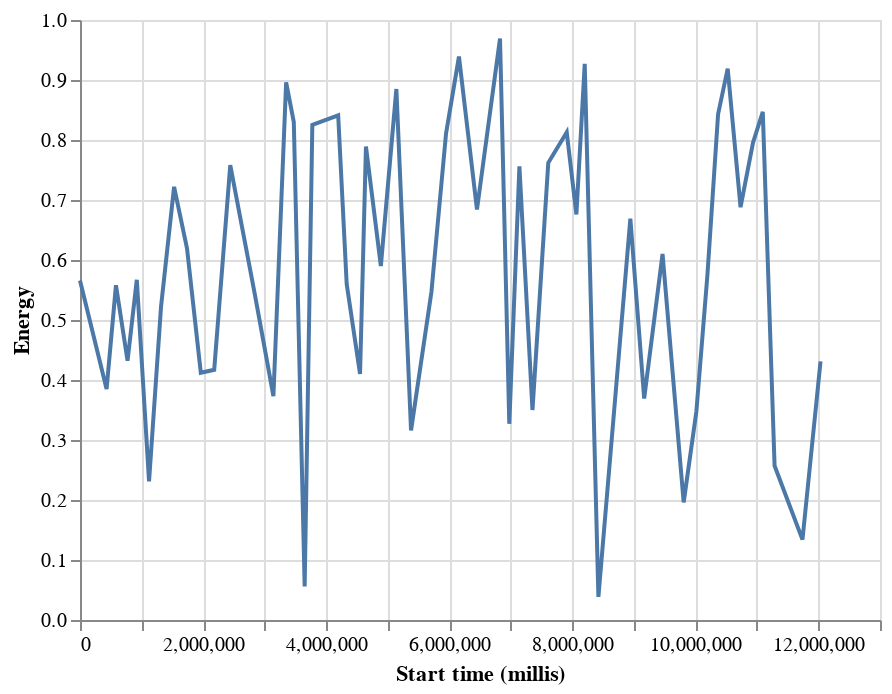

Notebook code for this chart:
### Code cell
alt.Chart(alt.Data(values=playlist.to_json(True))).mark_line().encode(
    alt.X('start_time_ms:Q', title='Start time (millis)'),
    alt.Y('valence:Q', title='Energy')
)

### Figure 1 — Vega-Lite specification as saved in the notebook (floating-point values rounded to 4 significant figures)
{"config": {"view": {"continuousWidth": 400, "continuousHeight": 300}}, "data": {"values": [{"track_id": "29Bx7ullHh1OeH0lpNS0X7", "name": "Mango Drive", "duration_ms": 432066, "explicit": false, "popularity": 38, "album": "Rhythm & Sound", "artists": "Rhythm & Sound", "key": 6, "key_str": "F♯", "mode": 0, "mode_str": "major", "tempo": 125.7, "time_signature": 4, "acousticness": 0.0321, "danceability": 0.897, "energy": 0.308, "instrumentalness": 0.91, "liveness": 0.132, "loudness": -14.42, "speechiness": 0.105, "valence": 0.566, "date": "2021-03-04", "year": 2021, "month": 3, "day": 4, "start_time_ms": 0}, {"track_id": "3xSF0xnqQiXGjQRxDj1dZ5", "name": "In The Wilderness", "duration_ms": 152386, "explicit": false, "popularity": 4, "album": "The Secret Migration", "artists": "Mercury Rev", "key": 11, "key_str": "B", "mode": 1, "mode_str": "minor", "tempo": 144.0, "time_signature": 4, "acousticness": 0.0146, "danceability": 0.326, "energy": 0.854, "instrumentalness": 1.86e-05, "liveness": 0.06, "loudness": -4.454, "speechiness": 0.0571, "valence": 0.385, "date": "2021-03-04", "year": 2021, "month": 3, "day": 4, "start_time_ms": 432066}, {"track_id": "0HsGh7cboYz6cVMIyFrQ8j", "name": "Devil Like Me", "duration_ms": 188280, "explicit": true, "popularity": 65, "album": "Seven + Mary", "artists": "Rainbow Kitten Surprise", "key": 2, "key_str": "D", "mode": 1, "mode_str": "minor", "tempo": 123.1, "time_signature": 4, "acousticness": 0.758, "danceability": 0.679, "energy": 0.63, "instrumentalness": 7.06e-05, "liveness": 0.111, "loudness": -6.83, "speechiness": 0.158, "valence": 0.558, "date": "2021-03-04", "year": 2021, "month": 3, "day": 4, "start_time_ms": 584452}, {"track_id": "0P969nMj5o1TQCdgBmSRNH", "name": "The Polaroid Doll", "duration_ms": 150400, "explicit": false, "popularity": 5, "album": "Jesus Urge Superstar", "artists": "Urge Overkill", "key": 9, "key_str": "A", "mode": 1, "mode_str": "minor", "tempo": 149.3, "time_signature": 4, "acousticness": 4.17e-06, "danceability": 0.298, "energy": 0.702, "instrumentalness": 0.75, "liveness": 0.0736, "loudness": -14.26, "speechiness": 0.0519, "valence": 0.432, "date": "2021-03-04", "year": 2021, "month": 3, "day": 4, "start_time_ms": 772732}, {"track_id": "3cMliO9emUSa4d1Ap2MbfW", "name": "Volcano Girls", "duration_ms": 198933, "explicit": false, "popularity": 54, "album": "Eight Arms To Hold You", "artists": "Veruca Salt", "key": 4, "key_str": "E", "mode": 1, "mode_str": "minor", "tempo": 131.5, "time_signature": 4, "acousticness": 0.000789, "danceability": 0.543, "energy": 0.961, "instrumentalness": 1.29e-06, "liveness": 0.431, "loudness": -2.749, "speechiness": 0.0373, "valence": 0.567, "date": "2021-03-04", "year": 2021, "month": 3, "day": 4, "start_time_ms": 923132}, {"track_id": "0oJLp7d7nczWx96RGEYx0O", "name": "All Potential Terrorists", "duration_ms": 194626, "explicit": false, "popularity": 2, "album": "Planet Punk", "artists": "Rubella Ballet", "key": 9, "key_str": "A", "mode": 0, "mode_str": "major", "tempo": 150.0, "time_signature": 4, "acousticness": 4.11e-05, "danceability": 0.446, "energy": 0.99, "instrumentalness": 0.00299, "liveness": 0.371, "loudness": -6.779, "speechiness": 0.212, "valence": 0.231, "date": "2021-03-04", "year": 2021, "month": 3, "day": 4, "start_time_ms": 1122065}, {"track_id": "5a1xOAkydEy3Ar4R5Z9oDr", "name": "Ball of Confusion - Single Edit", "duration_ms": 212400, "explicit": false, "popularity": 39, "album": "Sorted! The Best Of", "artists": "Love and Rockets", "key": 10, "key_str": "B♭", "mode": 0, "mode_str": "major", "tempo": 93.75, "time_signature": 4, "acousticness": 5.16e-05, "danceability": 0.625, "energy": 0.487, "instrumentalness": 0.000197, "liveness": 0.0731, "loudness": -10.29, "speechiness": 0.0635, "valence": 0.522, "date": "2021-03-04", "year": 2021, "month": 3, "day": 4, "start_time_ms": 1316691}, {"track_id": "3G2kfkMzZ9AQdr2zhzi7wd", "name": "Roman Litter - Remastered", "duration_ms": 210186, "explicit": false, "popularity": 15, "album": "The Strange Idols Pattern and Other Short Stories (Remastered Edition)", "artists": "Felt", "key": 2, "key_str": "D", "mode": 1, "mode_str": "minor", "tempo": 140.2, "time_signature": 4, "acousticness": 1.93e-05, "danceability": 0.445, "energy": 0.813, "instrumentalness": 0.224, "liveness": 0.0863, "loudness": -6.062, "speechiness": 0.0398, "valence": 0.722, "date": "2021-03-04", "year": 2021, "month": 3, "day": 4, "start_time_ms": 1529091}, {"track_id": "3FmzTH1fzxRwXUH0ecZPk3", "name": "Happy With Myself", "duration_ms": 223893, "explicit": false, "popularity": 5, "album": "Eve", "artists": "Over The Rhine", "key": 2, "key_str": "D", "mode": 1, "mode_str": "minor", "tempo": 119.0, "time_signature": 4, "acousticness": 0.0276, "danceability": 0.643, "energy": 0.706, "instrumentalness": 1.79e-06, "liveness": 0.174, "loudness": -8.372, "speechiness": 0.0306, "valence": 0.619, "date": "2021-03-04", "year": 2021, "month": 3, "day": 4, "start_time_ms": 1739277}, {"track_id": "3AHqaOkEFKZ6zEHdiplIv7", "name": "Tokyo Drifting (with Denzel Curry)", "duration_ms": 217693, "explicit": true, "popularity": 66, "album": "Tokyo Drifting", "artists": "Glass Animals, Denzel Curry", "key": 8, "key_str": "A♭", "mode": 0, "mode_str": "major", "tempo": 128.9, "time_signature": 4, "acousticness": 0.0816, "danceability": 0.708, "energy": 0.496, "instrumentalness": 0.000109, "liveness": 0.102, "loudness": -8.175, "speechiness": 0.0496, "valence": 0.412, "date": "2021-03-04", "year": 2021, "month": 3, "day": 4, "start_time_ms": 1963170}, {"track_id": "0KksQWmrn0Ioeqv6fGDrVO", "name": "Court Is Now In Session", "duration_ms": 260839, "explicit": true, "popularity": 10, "album": "WIld Pitch Classics", "artists": "Chill Rob G.", "key": 1, "key_str": "C♯", "mode": 0, "mode_str": "major", "tempo": 100.2, "time_signature": 4, "acousticness": 0.222, "danceability": 0.865, "energy": 0.748, "instrumentalness": 0.0, "liveness": 0.0721, "loudness": -9.468, "speechiness": 0.279, "valence": 0.417, "date": "2021-03-04", "year": 2021, "month": 3, "day": 4, "start_time_ms": 2180863}, {"track_id": "1FAmHHnug3QVoSZ6s2D6jL", "name": "Congoman", "duration_ms": 398720, "explicit": false, "popularity": 32, "album": "Heart Of The Congos (40th Anniversary Edition)", "artists": "The Congos", "key": 1, "key_str": "C♯", "mode": 0, "mode_str": "major", "tempo": 196.0, "time_signature": 4, "acousticness": 0.198, "danceability": 0.476, "energy": 0.875, "instrumentalness": 0.339, "liveness": 0.179, "loudness": -6.903, "speechiness": 0.0562, "valence": 0.758, "date": "2021-03-04", "year": 2021, "month": 3, "day": 4, "start_time_ms": 2441702}, {"track_id": "2VGLPicLO7tN5laJ5OGAN7", "name": "Yesew Neger (Amazed By Humanity)", "duration_ms": 302342, "explicit": false, "popularity": 4, "album": "Che Belew (March Forward)", "artists": "Ayalew Mesfin", "key": 1, "key_str": "C♯", "mode": 0, "mode_str": "major", "tempo": 107.9, "time_signature": 3, "acousticness": 0.769, "danceability": 0.491, "energy": 0.313, "instrumentalness": 0.00259, "liveness": 0.15, "loudness": -9.64, "speechiness": 0.0298, "valence": 0.543, "date": "2021-03-04", "year": 2021, "month": 3, "day": 4, "start_time_ms": 2840422}, {"track_id": "6NjhuVXxEjSsJRqKhVEdFv", "name": "Driftin' Blues", "duration_ms": 206933, "explicit": false, "popularity": 30, "album": "The Anthology", "artists": "Bobby \"Blue\" Bland", "key": 7, "key_str": "G", "mode": 1, "mode_str": "minor", "tempo": 171.9, "time_signature": 3, "acousticness": 0.699, "danceability": 0.437, "energy": 0.455, "instrumentalness": 1.16e-06, "liveness": 0.23, "loudness": -7.054, "speechiness": 0.0514, "valence": 0.373, "date": "2021-03-04", "year": 2021, "month": 3, "day": 4, "start_time_ms": 3142764}, {"track_id": "1SlkhRMOEJp97Ho0BaIOkj", "name": "Ace of Aces", "duration_ms": 124565, "explicit": false, "popularity": 50, "album": "The Fearless Flyers", "artists": "The Fearless Flyers", "key": 6, "key_str": "F♯", "mode": 0, "mode_str": "major", "tempo": 105.6, "time_signature": 4, "acousticness": 0.0426, "danceability": 0.721, "energy": 0.848, "instrumentalness": 0.95, "liveness": 0.15, "loudness": -9.67, "speechiness": 0.0648, "valence": 0.896, "date": "2021-03-04", "year": 2021, "month": 3, "day": 4, "start_time_ms": 3349697}, {"track_id": "2P0l7LJFyAiSjhbRPUKqxN", "name": "No Turning Back", "duration_ms": 176546, "explicit": false, "popularity": 0, "album": "No Turning Back", "artists": "Shox", "key": 0, "key_str": "C", "mode": 1, "mode_str": "minor", "tempo": 170.3, "time_signature": 4, "acousticness": 0.0952, "danceability": 0.478, "energy": 0.949, "instrumentalness": 0.00136, "liveness": 0.14, "loudness": -6.423, "speechiness": 0.0317, "valence": 0.83, "date": "2021-03-04", "year": 2021, "month": 3, "day": 4, "start_time_ms": 3474262}, {"track_id": "5m5nCBdf8ooJh1YfCf1bGY", "name": "Act Three - Aftermath - II. The Goddess", "duration_ms": 124666, "explicit": false, "popularity": 0, "album": "Trinity - Seas Seize Sees", "artists": "Sigmund Snopek III", "key": 4, "key_str": "E", "mode": 1, "mode_str": "minor", "tempo": 113.6, "time_signature": 1, "acousticness": 0.961, "danceability": 0.381, "energy": 0.193, "instrumentalness": 0.0815, "liveness": 0.123, "loudness": -15.31, "speechiness": 0.0371, "valence": 0.0558, "date": "2021-03-04", "year": 2021, "month": 3, "day": 4, "start_time_ms": 3650808}, {"track_id": "1WNP9wJMUxi2kmWKpyDwsP", "name": "Rowing 12\" Version", "duration_ms": 419986, "explicit": false, "popularity": 33, "album": "Decibel", "artists": "Dennis Bovell", "key": 4, "key_str": "E", "mode": 0, "mode_str": "major", "tempo": 119.7, "time_signature": 4, "acousticness": 0.246, "danceability": 0.913, "energy": 0.489, "instrumentalness": 0.688, "liveness": 0.111, "loudness": -8.781, "speechiness": 0.303, "valence": 0.825, "date": "2021-03-04", "year": 2021, "month": 3, "day": 4, "start_time_ms": 3775474}, {"track_id": "5dI7YJbfDYcKJ35l7DFjkq", "name": "I'm in a Dancing Mood", "duration_ms": 138373, "explicit": false, "popularity": 37, "album": "Better Must Come / Greatest Hits... Plus", "artists": "Delroy Wilson", "key": 1, "key_str": "C♯", "mode": 1, "mode_str": "minor", "tempo": 90.32, "time_signature": 4, "acousticness": 0.118, "danceability": 0.869, "energy": 0.654, "instrumentalness": 0.000625, "liveness": 0.121, "loudness": -7.999, "speechiness": 0.205, "valence": 0.841, "date": "2021-03-04", "year": 2021, "month": 3, "day": 4, "start_time_ms": 4195460}, {"track_id": "4kduR90MGqN5wKSZcnPG9w", "name": "Kitchen Sink", "duration_ms": 216875, "explicit": false, "popularity": 35, "album": "Kitchen Sink", "artists": "Nadine Shah", "key": 9, "key_str": "A", "mode": 0, "mode_str": "major", "tempo": 96.06, "time_signature": 4, "acousticness": 0.448, "danceability": 0.855, "energy": 0.501, "instrumentalness": 0.039, "liveness": 0.0804, "loudness": -8.614, "speechiness": 0.0489, "valence": 0.56, "date": "2021-03-04", "year": 2021, "month": 3, "day": 4, "start_time_ms": 4333833}, {"track_id": "4DHzUFdHMJRouGGJ4XqrKQ", "name": "Planes, Boats and Trains", "duration_ms": 95972, "explicit": false, "popularity": 43, "album": "Bruton BRH6: Voices in Harmony", "artists": "Andrew Jackman", "key": 11, "key_str": "B", "mode": 0, "mode_str": "major", "tempo": 103.0, "time_signature": 4, "acousticness": 0.454, "danceability": 0.677, "energy": 0.611, "instrumentalness": 0.907, "liveness": 0.163, "loudness": -9.9, "speechiness": 0.033, "valence": 0.41, "date": "2021-03-04", "year": 2021, "month": 3, "day": 4, "start_time_ms": 4550708}, {"track_id": "2ydBZKZD2nr7XTd64E2AVg", "name": "Lady Love", "duration_ms": 242386, "explicit": false, "popularity": 50, "album": "When You Hear Lou, You've Heard It All", "artists": "Lou Rawls", "key": 0, "key_str": "C", "mode": 1, "mode_str": "minor", "tempo": 90.33, "time_signature": 4, "acousticness": 0.372, "danceability": 0.657, "energy": 0.673, "instrumentalness": 0.000991, "liveness": 0.049, "loudness": -7.685, "speechiness": 0.0573, "valence": 0.789, "date": "2021-03-04", "year": 2021, "month": 3, "day": 4, "start_time_ms": 4646680}, {"track_id": "6kahhh9MquMeLbVKBxh58K", "name": "Inner City Blues", "duration_ms": 251826, "explicit": false, "popularity": 43, "album": "Sly-Go-Ville", "artists": "Sly Dunbar", "key": 1, "key_str": "C♯", "mode": 1, "mode_str": "minor", "tempo": 87.39, "time_signature": 4, "acousticness": 0.158, "danceability": 0.72, "energy": 0.478, "instrumentalness": 0.0561, "liveness": 0.127, "loudness": -9.909, "speechiness": 0.11, "valence": 0.59, "date": "2021-03-04", "year": 2021, "month": 3, "day": 4, "start_time_ms": 4889066}, {"track_id": "2tlQN0gUJz6tW7bPunEaid", "name": "I Heard It Through The Grapevine", "duration_ms": 238720, "explicit": false, "popularity": 52, "album": "Cut (Deluxe Edition)", "artists": "The Slits", "key": 11, "key_str": "B", "mode": 0, "mode_str": "major", "tempo": 129.9, "time_signature": 4, "acousticness": 0.000486, "danceability": 0.714, "energy": 0.665, "instrumentalness": 0.539, "liveness": 0.0728, "loudness": -8.213, "speechiness": 0.198, "valence": 0.885, "date": "2021-03-04", "year": 2021, "month": 3, "day": 4, "start_time_ms": 5140892}, {"track_id": "4uqJlHSyfbPXbE1TiqUWCC", "name": "Rockist Part 4", "duration_ms": 331466, "explicit": false, "popularity": 1, "album": "Sea From Shore (Expanded Edition)", "artists": "School Of Language", "key": 0, "key_str": "C", "mode": 1, "mode_str": "minor", "tempo": 92.54, "time_signature": 3, "acousticness": 0.00337, "danceability": 0.522, "energy": 0.629, "instrumentalness": 0.00784, "liveness": 0.227, "loudness": -7.678, "speechiness": 0.0303, "valence": 0.316, "date": "2021-03-04", "year": 2021, "month": 3, "day": 4, "start_time_ms": 5379612}, {"track_id": "1UTX5wGyy7IC6HeT5MmAJ1", "name": "Gold", "duration_ms": 237200, "explicit": false, "popularity": 43, "album": "Liquid Swords", "artists": "GZA", "key": 7, "key_str": "G", "mode": 1, "mode_str": "minor", "tempo": 92.02, "time_signature": 4, "acousticness": 0.0147, "danceability": 0.653, "energy": 0.773, "instrumentalness": 0.0425, "liveness": 0.235, "loudness": -5.507, "speechiness": 0.14, "valence": 0.547, "date": "2021-03-04", "year": 2021, "month": 3, "day": 4, "start_time_ms": 5711078}, {"track_id": "1RZoXRI9kqCn53h28qiKoD", "name": "Smiling Stranger", "duration_ms": 209666, "explicit": false, "popularity": 22, "album": "One World", "artists": "John Martyn", "key": 10, "key_str": "B♭", "mode": 1, "mode_str": "minor", "tempo": 88.89, "time_signature": 4, "acousticness": 0.727, "danceability": 0.652, "energy": 0.511, "instrumentalness": 0.0774, "liveness": 0.172, "loudness": -12.35, "speechiness": 0.0437, "valence": 0.811, "date": "2021-03-04", "year": 2021, "month": 3, "day": 4, "start_time_ms": 5948278}, {"track_id": "0bTar7V90X1FBXnCEzfPNr", "name": "Freeker By the Speaker", "duration_ms": 292733, "explicit": false, "popularity": 47, "album": "Laugh", "artists": "Keller Williams", "key": 0, "key_str": "C", "mode": 1, "mode_str": "minor", "tempo": 139.2, "time_signature": 4, "acousticness": 0.665, "danceability": 0.596, "energy": 0.532, "instrumentalness": 3.19e-05, "liveness": 0.154, "loudness": -10.19, "speechiness": 0.0675, "valence": 0.939, "date": "2021-03-04", "year": 2021, "month": 3, "day": 4, "start_time_ms": 6157944}, {"track_id": "7fSQCkksxIkkhHGKcVswew", "name": "Don't Stop Till You Get Enough", "duration_ms": 374533, "explicit": false, "popularity": 10, "album": "Live Aux Bains Douches - Paris 1980", "artists": "James Chance & The Contortions", "key": 5, "key_str": "F", "mode": 0, "mode_str": "major", "tempo": 144.3, "time_signature": 4, "acousticness": 0.0337, "danceability": 0.675, "energy": 0.731, "instrumentalness": 0.0028, "liveness": 0.766, "loudness": -8.775, "speechiness": 0.118, "valence": 0.684, "date": "2021-03-04", "year": 2021, "month": 3, "day": 4, "start_time_ms": 6450677}, {"track_id": "4h3tuA5S4HqjaJkGMnXNSY", "name": "Everybody's Talking", "duration_ms": 151000, "explicit": false, "popularity": 27, "album": "Boss Reggae", "artists": "Ernest Ranglin", "key": 5, "key_str": "F", "mode": 1, "mode_str": "minor", "tempo": 129.7, "time_signature": 4, "acousticness": 0.373, "danceability": 0.696, "energy": 0.462, "instrumentalness": 0.882, "liveness": 0.238, "loudness": -16.09, "speechiness": 0.0394, "valence": 0.969, "date": "2021-03-04", "year": 2021, "month": 3, "day": 4, "start_time_ms": 6825210}, {"track_id": "2gupTx0lktZmGe6RP2YqBu", "name": "Unas Horas", "duration_ms": 164069, "explicit": false, "popularity": 44, "album": "I Fell in Love, Again / Unas Horas", "artists": "Sinj Clarke", "key": 2, "key_str": "D", "mode": 0, "mode_str": "major", "tempo": 114.8, "time_signature": 4, "acousticness": 0.959, "danceability": 0.83, "energy": 0.282, "instrumentalness": 0.924, "liveness": 0.116, "loudness": -10.3, "speechiness": 0.044, "valence": 0.327, "date": "2021-03-04", "year": 2021, "month": 3, "day": 4, "start_time_ms": 6976210}, {"track_id": "0oucyVmfZtpU608vpYA1rs", "name": "Guajira Sicodélica", "duration_ms": 212466, "explicit": false, "popularity": 42, "album": "Sicodélicos", "artists": "Los Destellos", "key": 11, "key_str": "B", "mode": 0, "mode_str": "major", "tempo": 137.2, "time_signature": 4, "acousticness": 0.0158, "danceability": 0.743, "energy": 0.854, "instrumentalness": 0.825, "liveness": 0.344, "loudness": -5.725, "speechiness": 0.0373, "valence": 0.756, "date": "2021-03-04", "year": 2021, "month": 3, "day": 4, "start_time_ms": 7140279}, {"track_id": "1Q4jb2UjtWUDUojHsB8mLY", "name": "Split (Only U)", "duration_ms": 256640, "explicit": false, "popularity": 63, "album": "Split (Only U)", "artists": "Tiësto, The Chainsmokers", "key": 1, "key_str": "C♯", "mode": 1, "mode_str": "minor", "tempo": 128.0, "time_signature": 4, "acousticness": 0.048, "danceability": 0.634, "energy": 0.927, "instrumentalness": 0.687, "liveness": 0.0864, "loudness": -3.282, "speechiness": 0.136, "valence": 0.35, "date": "2021-03-04", "year": 2021, "month": 3, "day": 4, "start_time_ms": 7352745}, {"track_id": "0ontZ4yL3GmSn99rHaG2z4", "name": "I've Got a Feeling", "duration_ms": 300226, "explicit": false, "popularity": 18, "album": "Please Be Patient With Me (Recorded \"Live\" in Chicago, Ill.)", "artists": "Albertina Walker, James Cleveland", "key": 10, "key_str": "B♭", "mode": 1, "mode_str": "minor", "tempo": 137.5, "time_signature": 4, "acousticness": 0.431, "danceability": 0.614, "energy": 0.937, "instrumentalness": 0.0, "liveness": 0.185, "loudness": -10.83, "speechiness": 0.0576, "valence": 0.762, "date": "2021-03-04", "year": 2021, "month": 3, "day": 4, "start_time_ms": 7609385}, {"track_id": "6HowdhrPHACMqHgFAUrRRG", "name": "Sign of the Judgement", "duration_ms": 156666, "explicit": false, "popularity": 35, "album": "Wade in the Water: African American Sacred Music Traditions Vol. I-IV", "artists": "The McIntosh County Shouters", "key": 11, "key_str": "B", "mode": 1, "mode_str": "minor", "tempo": 94.31, "time_signature": 3, "acousticness": 0.843, "danceability": 0.6, "energy": 0.635, "instrumentalness": 0.0, "liveness": 0.636, "loudness": -12.12, "speechiness": 0.522, "valence": 0.813, "date": "2021-03-04", "year": 2021, "month": 3, "day": 4, "start_time_ms": 7909611}, {"track_id": "4nvmJiGmjq91OnXZVY1ew6", "name": "Crack of Dawn", "duration_ms": 135506, "explicit": false, "popularity": 0, "album": "Our Love In The Light", "artists": "Paul & The Tall Trees", "key": 3, "key_str": "E♭", "mode": 1, "mode_str": "minor", "tempo": 177.4, "time_signature": 4, "acousticness": 0.368, "danceability": 0.425, "energy": 0.817, "instrumentalness": 0.039, "liveness": 0.123, "loudness": -6.715, "speechiness": 0.0607, "valence": 0.676, "date": "2021-03-04", "year": 2021, "month": 3, "day": 4, "start_time_ms": 8066277}, {"track_id": "1kwxZlmb5EQ1diJWpp9QfE", "name": "Nantucket Island", "duration_ms": 222213, "explicit": false, "popularity": 43, "album": "Telling The Truth", "artists": "Willie Wright", "key": 4, "key_str": "E", "mode": 1, "mode_str": "minor", "tempo": 171.4, "time_signature": 4, "acousticness": 0.0237, "danceability": 0.476, "energy": 0.607, "instrumentalness": 0.00211, "liveness": 0.0906, "loudness": -8.508, "speechiness": 0.037, "valence": 0.927, "date": "2021-03-04", "year": 2021, "month": 3, "day": 4, "start_time_ms": 8201783}, {"track_id": "6cIsY3cKGqj7GQFwezvseP", "name": "Used to Think", "duration_ms": 519260, "explicit": false, "popularity": 37, "album": "Better Way", "artists": "Casper Clausen", "key": 11, "key_str": "B", "mode": 0, "mode_str": "major", "tempo": 192.0, "time_signature": 4, "acousticness": 0.0184, "danceability": 0.487, "energy": 0.871, "instrumentalness": 0.397, "liveness": 0.284, "loudness": -8.613, "speechiness": 0.0386, "valence": 0.0385, "date": "2021-03-04", "year": 2021, "month": 3, "day": 4, "start_time_ms": 8423996}, {"track_id": "2Hh5BKsYsg9Z5uLYyI9Ppl", "name": "Garden Dog Barbecue", "duration_ms": 224706, "explicit": false, "popularity": 39, "album": "v2.0", "artists": "GoGo Penguin", "key": 8, "key_str": "A♭", "mode": 1, "mode_str": "minor", "tempo": 96.24, "time_signature": 4, "acousticness": 0.0872, "danceability": 0.375, "energy": 0.426, "instrumentalness": 0.88, "liveness": 0.108, "loudness": -14.46, "speechiness": 0.0517, "valence": 0.669, "date": "2021-03-04", "year": 2021, "month": 3, "day": 4, "start_time_ms": 8943256}, {"track_id": "5d1dBKebsObe7k3Lw7dVwD", "name": "It Feels Like Rain", "duration_ms": 298466, "explicit": false, "popularity": 25, "album": "Warm Your Heart", "artists": "Aaron Neville", "key": 7, "key_str": "G", "mode": 1, "mode_str": "minor", "tempo": 139.8, "time_signature": 4, "acousticness": 0.305, "danceability": 0.676, "energy": 0.143, "instrumentalness": 8.92e-05, "liveness": 0.0686, "loudness": -17.96, "speechiness": 0.0411, "valence": 0.369, "date": "2021-03-04", "year": 2021, "month": 3, "day": 4, "start_time_ms": 9167962}, {"track_id": "53ejLxDg918oFqbmmS4ivz", "name": "Karibou Ya Bintou", "duration_ms": 343333, "explicit": false, "popularity": 21, "album": "Afriques indépendantes: 50 Years of Musical Independence (1960 - 2010)", "artists": "Tabu Ley Rochereau", "key": 8, "key_str": "A♭", "mode": 0, "mode_str": "major", "tempo": 131.0, "time_signature": 4, "acousticness": 0.671, "danceability": 0.741, "energy": 0.622, "instrumentalness": 0.0, "liveness": 0.26, "loudness": -3.033, "speechiness": 0.0341, "valence": 0.61, "date": "2021-03-04", "year": 2021, "month": 3, "day": 4, "start_time_ms": 9466428}, {"track_id": "767c0TmMJZzlFWApfmNimc", "name": "The Spinning Wheel", "duration_ms": 206773, "explicit": false, "popularity": 41, "album": "The River Strumming", "artists": "Cotton Jones", "key": 7, "key_str": "G", "mode": 0, "mode_str": "major", "tempo": 147.5, "time_signature": 3, "acousticness": 0.842, "danceability": 0.403, "energy": 0.316, "instrumentalness": 0.0038, "liveness": 0.11, "loudness": -12.73, "speechiness": 0.0687, "valence": 0.196, "date": "2021-03-04", "year": 2021, "month": 3, "day": 4, "start_time_ms": 9809761}, {"track_id": "4R60H3uF7QJsi3uyqAzRdU", "name": "Rain Shadow", "duration_ms": 179781, "explicit": false, "popularity": 14, "album": "Singing Sands", "artists": "Los Days, Tommy Guerrero, Josh Lippi", "key": 9, "key_str": "A", "mode": 0, "mode_str": "major", "tempo": 174.2, "time_signature": 3, "acousticness": 0.879, "danceability": 0.321, "energy": 0.0734, "instrumentalness": 0.905, "liveness": 0.104, "loudness": -20.42, "speechiness": 0.0375, "valence": 0.348, "date": "2021-03-04", "year": 2021, "month": 3, "day": 4, "start_time_ms": 10016534}, {"track_id": "4iIUslCIa1rSDX2vYq2lsk", "name": "You Make Me Feel So Young", "duration_ms": 172586, "explicit": false, "popularity": 50, "album": "That's Life", "artists": "Willie Nelson", "key": 5, "key_str": "F", "mode": 1, "mode_str": "minor", "tempo": 131.7, "time_signature": 4, "acousticness": 0.721, "danceability": 0.686, "energy": 0.448, "instrumentalness": 8.47e-05, "liveness": 0.0719, "loudness": -7.544, "speechiness": 0.0504, "valence": 0.576, "date": "2021-03-04", "year": 2021, "month": 3, "day": 4, "start_time_ms": 10196315}, {"track_id": "0HUp7ipIDJvITTqizN6cxJ", "name": "Be-Bop-A-Lula", "duration_ms": 156306, "explicit": false, "popularity": 46, "album": "Dance To The Bop", "artists": "Gene Vincent & His Blue Caps", "key": 9, "key_str": "A", "mode": 1, "mode_str": "minor", "tempo": 126.1, "time_signature": 4, "acousticness": 0.414, "danceability": 0.593, "energy": 0.537, "instrumentalness": 0.0, "liveness": 0.147, "loudness": -10.91, "speechiness": 0.0444, "valence": 0.843, "date": "2021-03-04", "year": 2021, "month": 3, "day": 4, "start_time_ms": 10368901}, {"track_id": "0kyM6MaS573Gt9Yna1rsqd", "name": "Can't Let Go", "duration_ms": 208733, "explicit": false, "popularity": 51, "album": "Car Wheels On A Gravel Road", "artists": "Lucinda Williams", "key": 7, "key_str": "G", "mode": 1, "mode_str": "minor", "tempo": 94.35, "time_signature": 4, "acousticness": 0.275, "danceability": 0.625, "energy": 0.815, "instrumentalness": 0.0288, "liveness": 0.0723, "loudness": -8.609, "speechiness": 0.0759, "valence": 0.919, "date": "2021-03-04", "year": 2021, "month": 3, "day": 4, "start_time_ms": 10525207}, {"track_id": "4RaqU561VSdbGClESEGGap", "name": "Do Your Duty", "duration_ms": 203373, "explicit": false, "popularity": 20, "album": "The Essential Bessie Smith", "artists": "Bessie Smith", "key": 5, "key_str": "F", "mode": 1, "mode_str": "minor", "tempo": 118.6, "time_signature": 4, "acousticness": 0.973, "danceability": 0.713, "energy": 0.182, "instrumentalness": 0.00341, "liveness": 0.216, "loudness": -11.16, "speechiness": 0.0547, "valence": 0.688, "date": "2021-03-04", "year": 2021, "month": 3, "day": 4, "start_time_ms": 10733940}, {"track_id": "73UXPGhbUevbPHoxeMlxyA", "name": "Turn On Your Love Light", "duration_ms": 157906, "explicit": false, "popularity": 5, "album": "The Best Of Duke-Peacock Blues", "artists": "Bobby \"Blue\" Bland", "key": 5, "key_str": "F", "mode": 1, "mode_str": "minor", "tempo": 106.5, "time_signature": 4, "acousticness": 0.0873, "danceability": 0.591, "energy": 0.648, "instrumentalness": 1.08e-05, "liveness": 0.794, "loudness": -11.52, "speechiness": 0.0311, "valence": 0.796, "date": "2021-03-04", "year": 2021, "month": 3, "day": 4, "start_time_ms": 10937313}, {"track_id": "3PkEQnxnrRKfirbbjyVcwq", "name": "Blues Minor", "duration_ms": 191906, "explicit": false, "popularity": 1, "album": "Eleventh Hour Shine-On", "artists": "Universal Congress Of", "key": 5, "key_str": "F", "mode": 0, "mode_str": "major", "tempo": 123.7, "time_signature": 4, "acousticness": 0.0299, "danceability": 0.655, "energy": 0.349, "instrumentalness": 0.676, "liveness": 0.251, "loudness": -16.55, "speechiness": 0.0481, "valence": 0.847, "date": "2021-03-04", "year": 2021, "month": 3, "day": 4, "start_time_ms": 11095219}, {"track_id": "5BxhxTfQz4wJoe9Oh6p7Vk", "name": "Work for Peace", "duration_ms": 453200, "explicit": false, "popularity": 11, "album": "Spirits", "artists": "Gil Scott-Heron", "key": 7, "key_str": "G", "mode": 1, "mode_str": "minor", "tempo": 101.1, "time_signature": 4, "acousticness": 0.106, "danceability": 0.822, "energy": 0.664, "instrumentalness": 3.03e-06, "liveness": 0.0658, "loudness": -13.2, "speechiness": 0.16, "valence": 0.257, "date": "2021-03-04", "year": 2021, "month": 3, "day": 4, "start_time_ms": 11287125}, {"track_id": "69E3cx8BoUMsJUr8ANe98U", "name": "Grandma's Hands - Live at Carnegie Hall, New York, NY - October 1972", "duration_ms": 293333, "explicit": false, "popularity": 30, "album": "Bill Withers Live At Carnegie Hall", "artists": "Bill Withers", "key": 11, "key_str": "B", "mode": 0, "mode_str": "major", "tempo": 135.4, "time_signature": 4, "acousticness": 0.72, "danceability": 0.534, "energy": 0.588, "instrumentalness": 0.0, "liveness": 0.709, "loudness": -12.49, "speechiness": 0.683, "valence": 0.134, "date": "2021-03-04", "year": 2021, "month": 3, "day": 4, "start_time_ms": 11740325}, {"track_id": "4cMYamXr70xbmsdsr00P1n", "name": "Jack Gets Up", "duration_ms": 254133, "explicit": false, "popularity": 10, "album": "My Father's Face", "artists": "Leo Kottke", "key": 2, "key_str": "D", "mode": 1, "mode_str": "minor", "tempo": 85.11, "time_signature": 4, "acousticness": 0.815, "danceability": 0.574, "energy": 0.174, "instrumentalness": 0.0, "liveness": 0.103, "loudness": -19.15, "speechiness": 0.0453, "valence": 0.431, "date": "2021-03-04", "year": 2021, "month": 3, "day": 4, "start_time_ms": 12033658}]}, "mark": "line", "encoding": {"x": {"type": "quantitative", "field": "start_time_ms", "title": "Start time (millis)"}, "y": {"type": "quantitative", "field": "valence", "title": "Energy"}}, "$schema": "https://vega.github.io/schema/vega-lite/v4.8.1.json"}
